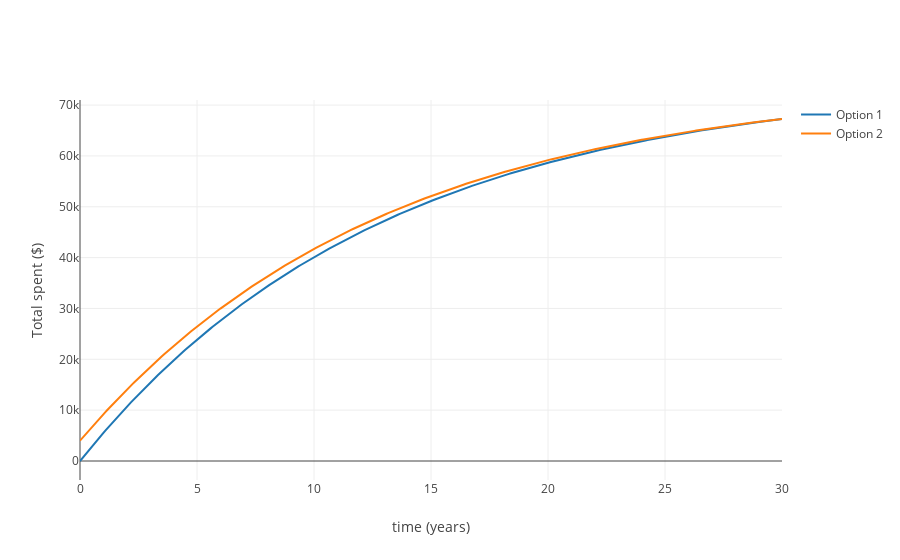

The code cell stored with this chart in its notebook:
### Markdown cell above
# Generalization
<p>
To visualize the advantage of option 1 over option 2 using the time-value of money, we can discount the future value of money by the interest rate.  To do this we define a future value discount <span style="color:#080">$\phi$</span> as a function of the month number <span style="color:#080">$n$</span>:
</p>
<p style="color:#080">
    $$ \phi(n) = (1 + c_\text{tvm})^{-n} $$
</p>
<p> where <span style="color:#080">$c_\text{tvm}$</span> is the monthly TVM (market) rate, calculated from the annual TVM rate <span style="color:#080">$i_\text{tvm}$</span> by:
<p style="color:#080">
    $$ c_\text{tvm} = (1 + i_\text{tvm})^\frac{1}{12} - 1 $$
</p><p>
which for <span style="color:#080">$i_\text{tvm} = 8\%$</span>, we get <span style="color:#080">$c_\text{tvm} = 0.64\%$</span>
</p><p>
We can then calculate the TVM-corrected total cost by multiplying each monthly payment by <span style="color:#080">$\phi$</span>:
<p style="color:#080">
    $$\text{Total cost} = f + p\sum_{n=0}^{360} (1 + c_\text{tvm})^{-n}$$
</p>
<p>
where <span style="color:#080">$f$</span> is the upfront cost of the mortgage and <span style="color:#080">$p$</span> is the monthly payment.  Using this equation, we can plot the TVM-corrected cost of each mortgage as follows:

### Code cell
import plotly.offline as py; import plotly.graph_objs as go; import numpy as np
py.init_notebook_mode(connected=True)
r1 = 0.04/12.; r2 = 0.035/12.; n=360; t=30; time = np.linspace(0,t,n+1)
i_tvm = 0.08
c_tvm = (1+i_tvm)**(1/12.) - 1
#c_tvm = i_tvm/12.
option1 = [0]*(n+1);
option2 = [0]*(n+1); option2[0] = 4000
for x in range(0,n):
    option1[x+1] = option1[x] + 100000*(r1*(1+r1)**n)/((1+r1)**n - 1)*(1+c_tvm)**(-x)
    option2[x+1] = option2[x] + 100000*(r2*(1+r2)**n)/((1+r2)**n - 1)*(1+c_tvm)**(-x)
data = [go.Scatter(x = time, y = option1, name = 'Option 1'),
        go.Scatter(x = time, y = option2, name = 'Option 2')]
layout = go.Layout(xaxis = {'title':'time (years)'}, yaxis = {'title':'Total spent ($)'})
fig = go.Figure(data=data,layout=layout); py.iplot(fig)
diff = (option2[-1] - option1[-1])
difftvm = diff*(1+c_tvm)**(n)
print(diff)
print(difftvm)
print("c_tvm = {}".format(c_tvm))

### Figure 1 — Plotly figure (JSON) as saved in the notebook; plotly's stock layout.template omitted (floating-point values rounded to 4 significant figures; data arrays with more than 128 entries replaced by an {"elided": "..."} marker saying what was removed)
{"data": [{"name": "Option 1", "type": "scatter", "uid": "3365e1d2-f68f-11e8-b40a-b50f64cbfc56", "x": {"elided": "361 float values"}, "y": {"elided": "361 float values"}}, {"name": "Option 2", "type": "scatter", "uid": "3365e1d3-f68f-11e8-91fa-b50f64cbfc56", "x": {"elided": "361 float values"}, "y": {"elided": "361 float values"}}], "layout": {"xaxis": {"title": "time (years)"}, "yaxis": {"title": "Total spent ($)"}}}
